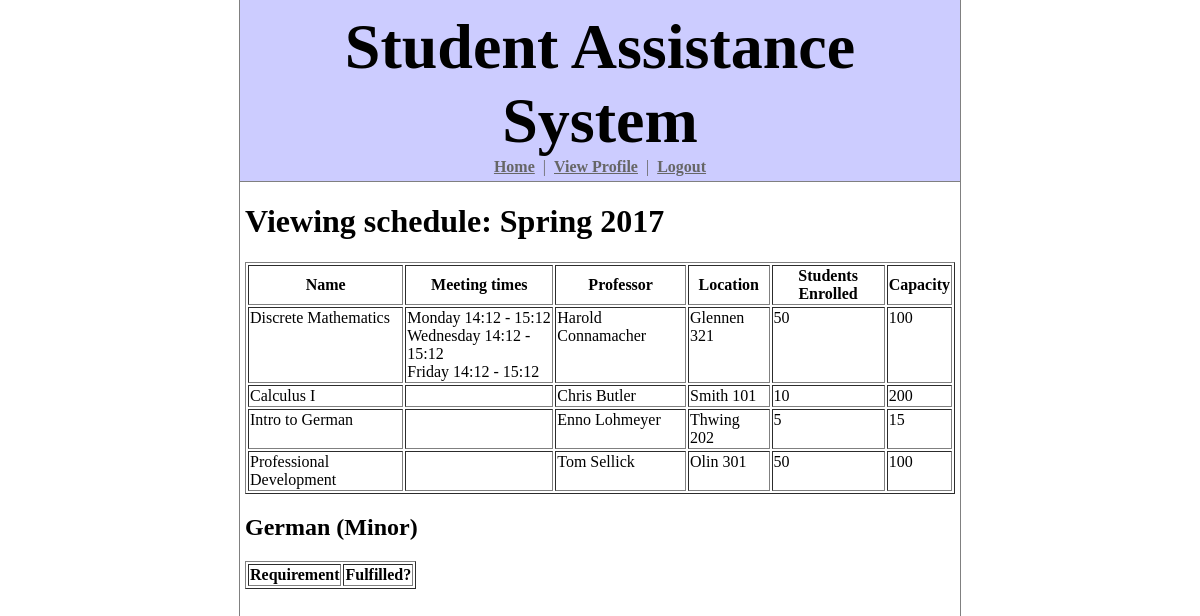
Before: /schedules/3/ (signed in) with the older database file.
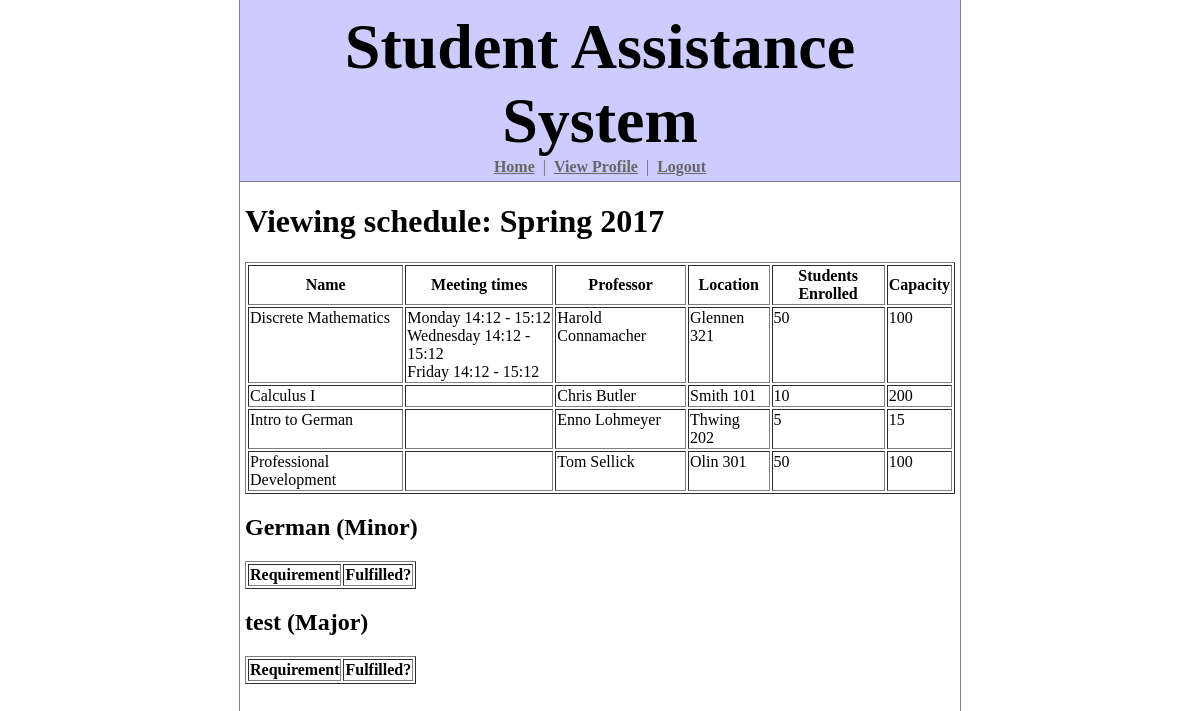
After: the same page with the newer database file.
### student_assistance_system/models.py (models this page shows, shortened)
class Section(models.Model):
    course = models.ForeignKey(Course)
    capacity = models.IntegerField()
    enrolled = models.IntegerField()
    meeting_times = models.ManyToManyField(MeetingTime)
    professor = models.CharField(max_length=30)
    location = models.CharField(max_length=30)

class Course(models.Model):
    name = models.CharField(max_length=50)
    description = models.CharField(max_length=5000)
    course_number = models.CharField(max_length=3)
    department = models.ForeignKey(Department)
    credit_hours = models.IntegerField()
    prereqs = models.ManyToManyField('self', symmetrical=False)
    also_offered_as = models.ManyToManyField('self')

class MeetingTime(models.Model):
    day = models.IntegerField()
    start_time = models.TimeField()
    end_time = models.TimeField()
    def __unicode__(self):
        return ' '.join((calendar.day_name[self.day],
                         self.start_time.strftime('%H:%M'),
                         '-',
                         self.end_time.strftime('%H:%M')))

class RequirementSet(models.Model):
    name = models.CharField(max_length=50)
    department = models.ForeignKey(Department)
    type = models.IntegerField()  # 0 = major, 1 = minor, 2 = concentration
    effective_date = models.DateField()
    requirements = models.ManyToManyField(Requirement)
    def type_name(self):
        return {
            0: 'Major',
            1: 'Minor',
            2: 'Concentration',
        }[self.type]

### student_assistance_system/views.py (the view)
# urls.py: url(r'^schedules/(?P<schedule_id>[0-9]+)/$', views.view_schedule, name='view_schedule'),
@login_required
def view_schedule(request, schedule_id):
    profile = request.user.profile
    schedule = profile.schedule_set.filter(pk=schedule_id).first()
    majors_and_concentrations = [(um.major, um.concentration) for um in profile.usermajor_set.all()]
    req_sets = list(profile.minors.all()) + list(sum(majors_and_concentrations, ()))
    return render(request, 'student_assistance_system/view_schedule.html', dict(schedule=schedule, req_sets=req_sets))

### student_assistance_system/templatetags/sas_tags.py (called while the page is built)
@register.inclusion_tag('student_assistance_system/fragments/schedule_view.html')
def schedule_view(schedule):
    return dict(schedule=schedule)

@register.inclusion_tag('student_assistance_system/fragments/requirements_view.html')
def requirements_view(req_sets):
    return dict(req_sets=req_sets)

### student_assistance_system/templates/student_assistance_system/view_schedule.html (shortened to what this page needs)
{% extends "student_assistance_system/base_site.html" %}
{% load sas_tags %}
{% block content %}
{% if schedule %}
    {% schedule_view schedule %}
{% else %}
    <h1>This schedule does not exist.</h1>
{% endif %}
{% if req_sets %}
    {% requirements_view req_sets %}
{% endif %}
{% endblock %}

### student_assistance_system/templates/student_assistance_system/fragments/schedule_view.html
<h1>Viewing schedule: {{ schedule.name }}</h1>
<table border="1">
    <tr>
        <th>Name</th>
        <th>Meeting times</th>
        <th>Professor</th>
        <th>Location</th>
        <th>Students Enrolled</th>
        <th>Capacity</th>
    </tr>
    {% for section in schedule.sections.all %}
    <tr>
        <td valign="top">{{ section.course.name }}</td>
        <td valign="top">
            {% for m in section.meeting_times.all %}
                {{m}} <br>
            {% endfor %}
        </td>
        <td valign="top">{{ section.professor }}</td>
        <td valign="top">{{ section.location }}</td>
        <td valign="top">{{ section.enrolled }}</td>
        <td valign="top">{{ section.capacity }}</td>
    </tr>
    {% endfor %}
</table>

### student_assistance_system/templates/student_assistance_system/fragments/requirements_view.html (shortened to what this page needs)
{% for req_set in req_sets %}
<h2>{{ req_set.name }} ({{ req_set.type_name }})</h2>
<table border="1">
    <tr>
        <th>Requirement</th>
        <th>Fulfilled?</th>
    </tr>
</table>
{% endfor %}

Changed rows visible on the page:
added RequirementSet: name "test", type_name "Major"
